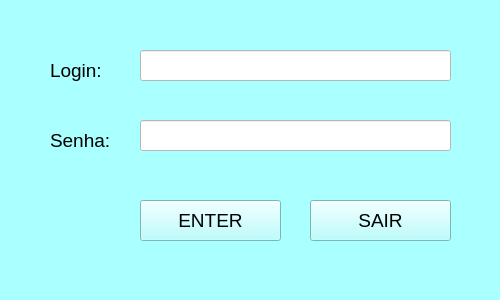
<?xml version="1.0" encoding="UTF-8"?>
<ui version="4.0">
 <class>mainWindow</class>
 <widget class="QMainWindow" name="mainWindow">
  <property name="geometry">
   <rect>
    <x>0</x>
    <y>0</y>
    <width>500</width>
    <height>300</height>
   </rect>
  </property>
  <property name="windowTitle">
   <string>Tela Login</string>
  </property>
  <property name="layoutDirection">
   <enum>Qt::LeftToRight</enum>
  </property>
  <property name="autoFillBackground">
   <bool>false</bool>
  </property>
  <property name="styleSheet">
   <string notr="true">background-color: rgb(170, 255, 255);</string>
  </property>
  <widget class="QWidget" name="centralwidget">
   <widget class="QLabel" name="lblSenha">
    <property name="geometry">
     <rect>
      <x>50</x>
      <y>120</y>
      <width>71</width>
      <height>41</height>
     </rect>
    </property>
    <property name="font">
     <font>
      <family>Arial</family>
      <pointsize>14</pointsize>
     </font>
    </property>
    <property name="text">
     <string>Senha:</string>
    </property>
   </widget>
   <widget class="QLabel" name="lblLogin">
    <property name="geometry">
     <rect>
      <x>50</x>
      <y>50</y>
      <width>61</width>
      <height>41</height>
     </rect>
    </property>
    <property name="font">
     <font>
      <family>Arial</family>
      <pointsize>14</pointsize>
     </font>
    </property>
    <property name="text">
     <string>Login:</string>
    </property>
   </widget>
   <widget class="QPushButton" name="btnSair">
    <property name="geometry">
     <rect>
      <x>310</x>
      <y>200</y>
      <width>141</width>
      <height>41</height>
     </rect>
    </property>
    <property name="font">
     <font>
      <family>Arial</family>
      <pointsize>14</pointsize>
     </font>
    </property>
    <property name="text">
     <string>SAIR</string>
    </property>
   </widget>
   <widget class="QPushButton" name="btnEnter">
    <property name="geometry">
     <rect>
      <x>140</x>
      <y>200</y>
      <width>141</width>
      <height>41</height>
     </rect>
    </property>
    <property name="font">
     <font>
      <family>Arial</family>
      <pointsize>14</pointsize>
     </font>
    </property>
    <property name="text">
     <string>ENTER</string>
    </property>
   </widget>
   <widget class="QLineEdit" name="txtLogin">
    <property name="geometry">
     <rect>
      <x>140</x>
      <y>50</y>
      <width>311</width>
      <height>31</height>
     </rect>
    </property>
    <property name="font">
     <font>
      <family>Arial</family>
      <pointsize>14</pointsize>
     </font>
    </property>
    <property name="styleSheet">
     <string notr="true">background-color: rgb(255, 255, 255);</string>
    </property>
   </widget>
   <widget class="QLineEdit" name="txtSenha">
    <property name="geometry">
     <rect>
      <x>140</x>
      <y>120</y>
      <width>311</width>
      <height>31</height>
     </rect>
    </property>
    <property name="font">
     <font>
      <family>Arial</family>
      <pointsize>14</pointsize>
     </font>
    </property>
    <property name="styleSheet">
     <string notr="true">background-color: rgb(255, 255, 255);</string>
    </property>
   </widget>
  </widget>
  <widget class="QStatusBar" name="statusbar"/>
 </widget>
 <resources/>
 <connections/>
</ui>
